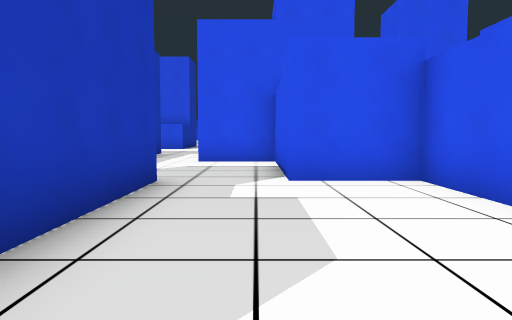
view 1 (above)

24 first-person views from a walk through a 3-D level made in the Godot game engine. The camera is 1.4 m above the floor, tilts 4° down and sees 70° across. The floor is counted in squares, 2 m on a side. Each view is taken from the middle of a square. On the plan, view 1 faces up. The plan holds only what a view shows up to about 11 squares ahead; the rest is blank. The place goes on beyond the plan.

view 2
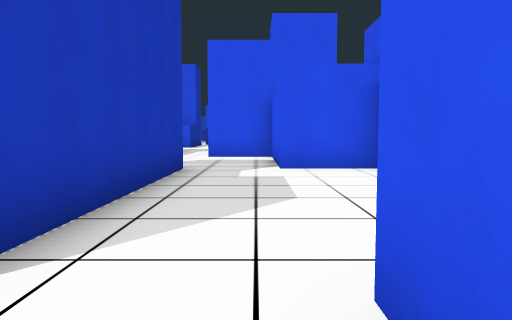

view 3
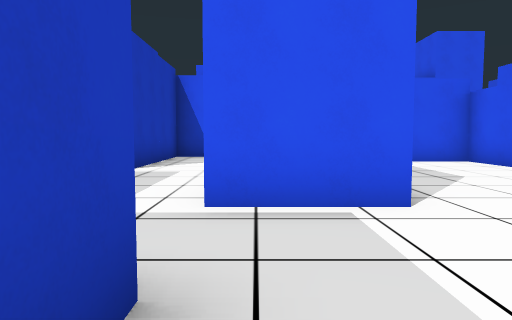

view 4
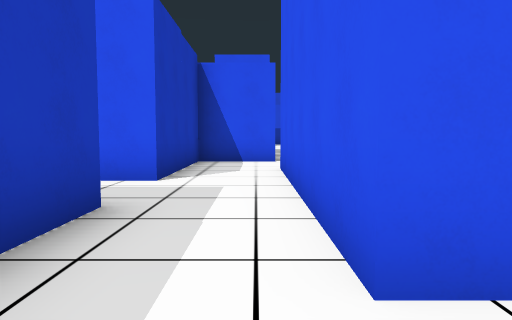

view 5
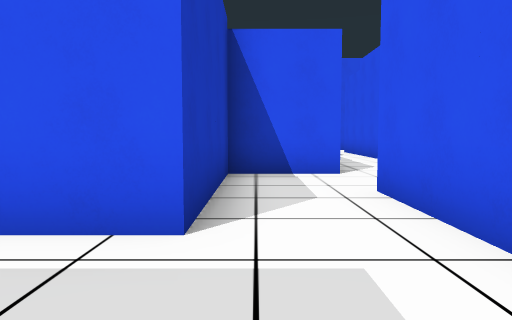

view 6
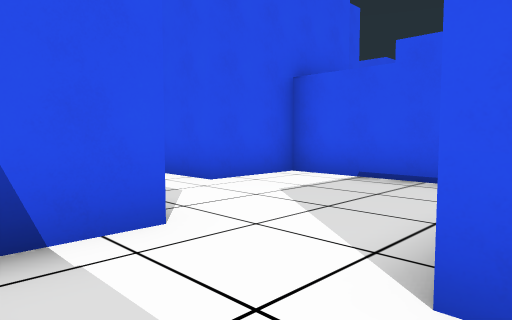

view 7
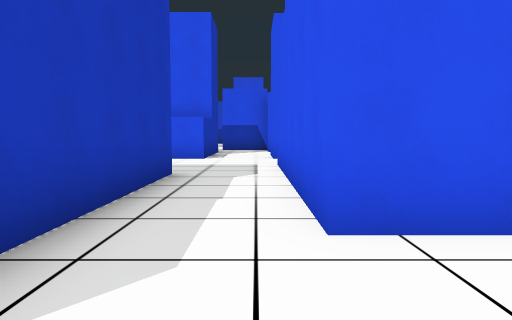

view 8
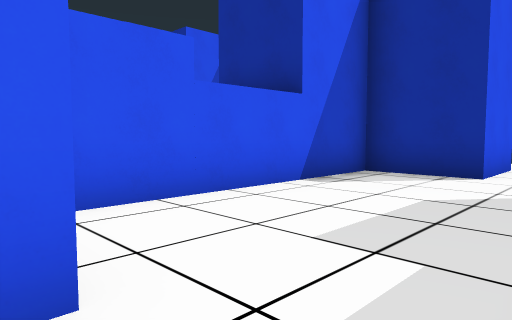

view 9
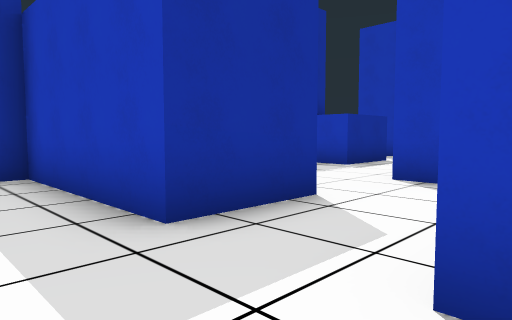

view 10
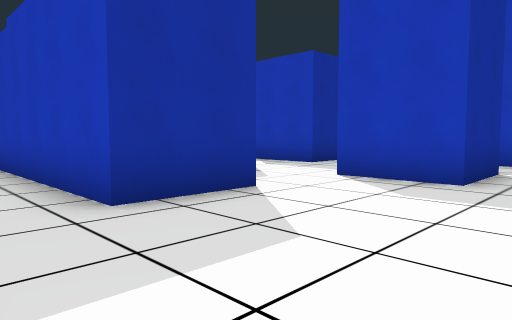

view 11
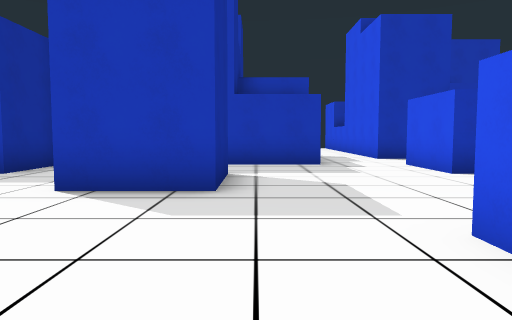

view 12
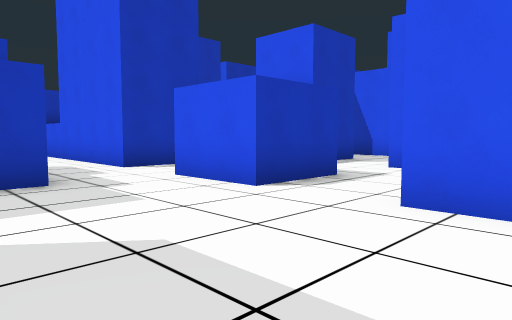

view 13
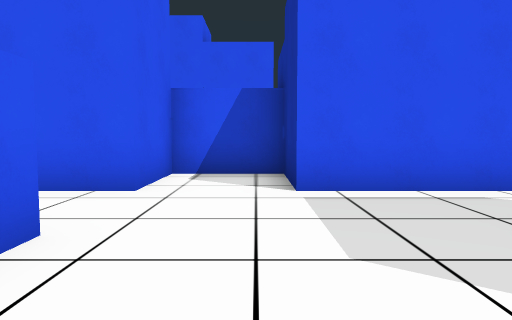

view 14
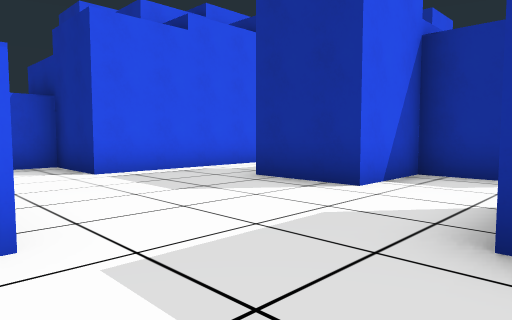

view 15
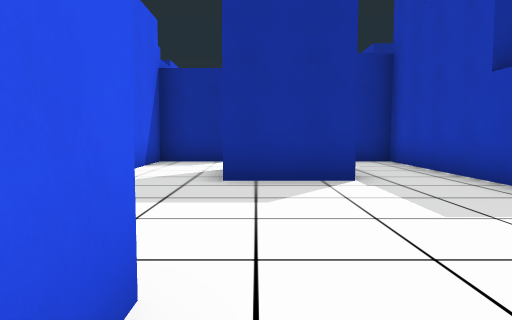

view 16
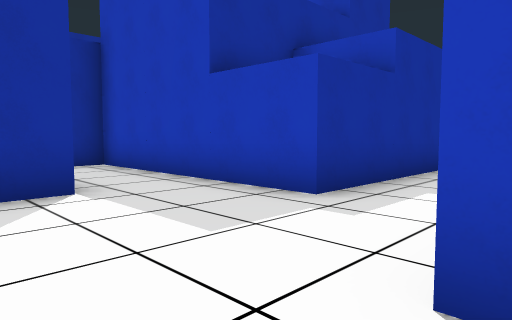

view 17
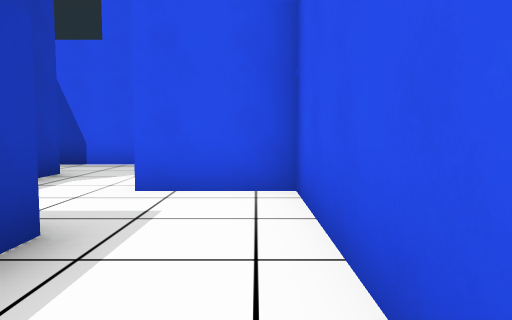

view 18
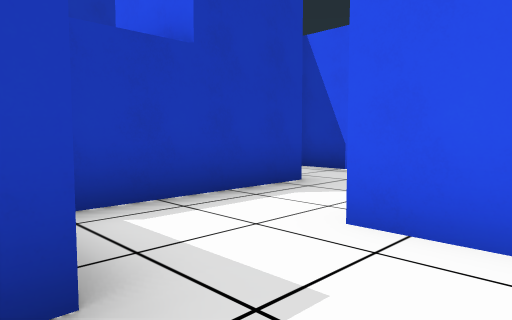

view 19
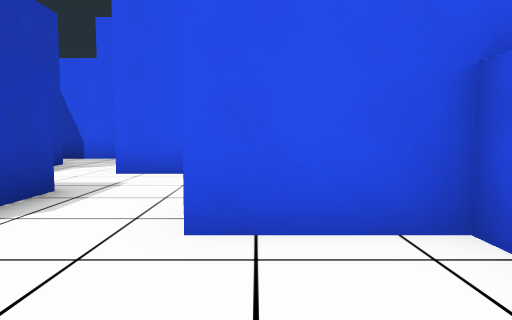

view 20
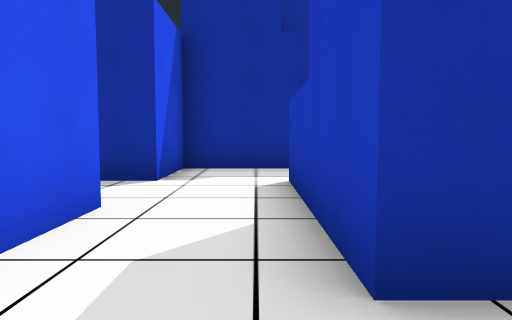

view 21
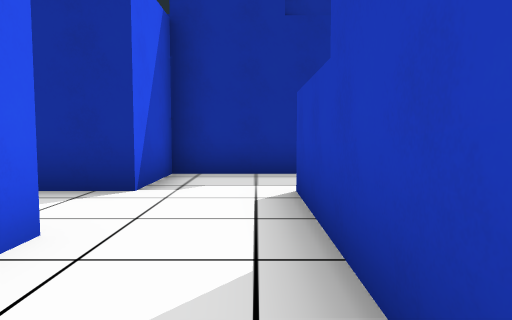

view 22
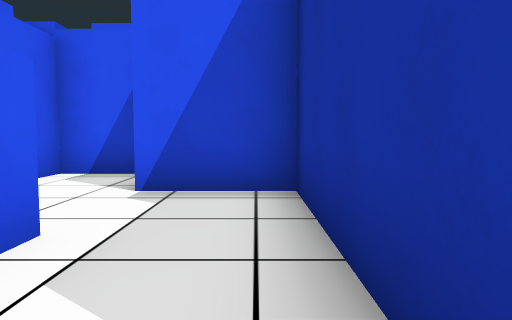

view 23
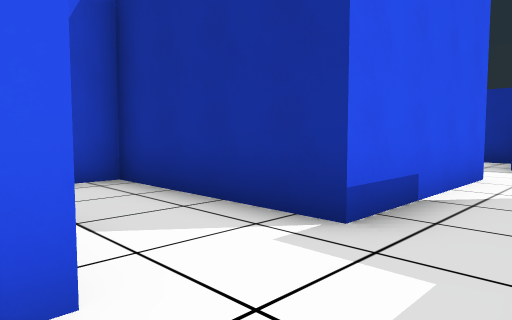

view 24
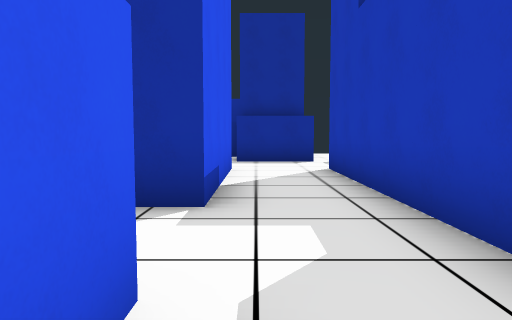

### Floor plan
Points are (right, up) in squares from view 1. A wall is a line through its corners. A room is listed if a view was taken in it or the views show most of it. See-through windows are left out.
Room 1 (view 1)
walls: (0.5, -1.5) (0.5, -0.5) (2.5, -0.5) (2.5, 5.5) (0.5, 5.5); (-1.5, 5.5) (-1.5, 0)
ways out: opening at (-0.5, -0.5) to room 2; opening at (-0.5, 5) to room 3
Room 2 (views 2, 3, 4, 5)
walls: (-3.5, -2.5) (-3.5, -3.4); (-1.4, -0.5) (-3.5, -0.5) (-3.5, 1.5); (0.5, -2.5) (0.5, -1.5); (-5.5, 1.5) (-5.5, -2.5) (-5.1, -2.5)
ways out: opening at (-0.5, -0.5) to room 1; opening at (-4.5, 0.5) to room 7
Room 3 (views 6, 7, 8, 9)
walls: (-3.4, 7.5) (-5.5, 7.5) (-5.5, 3.5); (-3.5, 9.6) (-3.5, 8.4); (-3.5, 3.5) (-3.5, 5.5); (0.5, 5.5) (0.5, 9.5) (-1.5, 9.5)
ways out: opening at (-0.5, 5) to room 1; opening at (-2.5, 9) to room 4; opening at (-4.5, 4.5) to room 7
Room 4 (views 10, 11, 12, 13, 14, 15, 16, 17, 18, 19, 20, 21)
walls: (-9.6, 15.5) (-7.5, 15.5) (-7.5, 13.5); (-3.5, 17.5) (-5.5, 17.5) (-5.5, 19.5) (-7.5, 19.5) (-7.5, 21.5); (-7.2, 11.5) (-5.5, 11.5) (-5.5, 13.5) (-3.5, 13.5) (-3.5, 9.6); (-9.5, 21.6) (-9.5, 19.5) (-11.5, 19.5); (-7.5, 9.5) (-7.5, 11); (-13.5, 20.9) (-13.5, 19.5) (-15.5, 19.5); (-1.5, 9.5) (-1.5, 15.5) (0.5, 15.5) (0.5, 17.5) (-1.5, 17.5); (-15.5, 17.5) (-11.5, 17.5) (-11.5, 11.5) (-9.5, 11.5) (-9.5, 9.5)
ways out: opening at (-2.5, 9) to room 3; opening at (-8.5, 10.5) to room 6; opening at (-8.5, 20.5) to room 8; opening at (-2.5, 18.5)
Room 5 (views 22, 23, 24)
walls: (-11.5, 1.4) (-11.5, 5.5); (-9.5, 2.2) (-9.5, 1.5); (-13.5, -0.5) (-11.5, -0.5) (-11.5, -1.4); (-11.2, -2.5) (-10.5, -2.5); (-13.5, 7) (-13.5, 1.5); (-11.5, 7.4) (-11.5, 8.4)
ways out: opening at (-10.5, 6.5) to room 6; opening at (-6.5, 2.5) to room 7
Room 6 (no view inside)
walls: (-9.5, 9.5) (-9.5, 7.5) (-10, 7.5); (-11.5, 5.5) (-7.5, 5.5) (-7.5, 7.5) (-6.2, 7.5); (-5.5, 8.1) (-5.5, 9.5) (-6.2, 9.5)
ways out: opening at (-8.5, 10.5) to room 4; opening at (-10.5, 6.5) to room 5
Room 7 (no view inside)
walls: (-5.5, 3.5) (-6.9, 3.5); (-7.6, 1.5) (-5.5, 1.5); (-3.5, 1.5) (-3.5, 3.5)
ways out: opening at (-4.5, 0.5) to room 2; opening at (-4.5, 4.5) to room 3; opening at (-6.5, 2.5) to room 5
Room 8 (no view inside)
walls: (-11.5, 23.6) (-11.5, 22.1); (-7.5, 21.5) (-7.5, 23.5) (-9.5, 23.5)
ways out: opening at (-8.5, 20.5) to room 4; opening at (-10.5, 24.5)

Where each view was taken, in squares from view 1:
view 1: 0 up, 0 right, facing up
view 2: 2 down, 0 right, facing up
view 3: 4 down, 3 left, facing up
view 4: 2 down, 4 left, facing up
view 5: 1 up, 5 left, facing up
view 6: 5 up, 5 left, facing up-right
view 7: 7 up, 2 left, facing up
view 8: 6 up, 1 left, facing down-right
view 9: 4 up, 4 left, facing down-left
view 10: 17 up, 2 left, facing down-left
view 11: 16 up, 3 left, facing left
view 12: 16 up, 6 left, facing up-left
view 13: 16 up, 6 left, facing right
view 14: 18 up, 8 left, facing down-right
view 15: 21 up, 8 left, facing down
view 16: 20 up, 8 left, facing down-left
view 17: 19 up, 8 left, facing up
view 18: 21 up, 8 left, facing up-left
view 19: 17 up, 7 left, facing up
view 20: 13 up, 9 left, facing down
view 21: 12 up, 9 left, facing down
view 22: 6 up, 12 left, facing right
view 23: 8 up, 13 left, facing down-right
view 24: 9 up, 12 left, facing down
